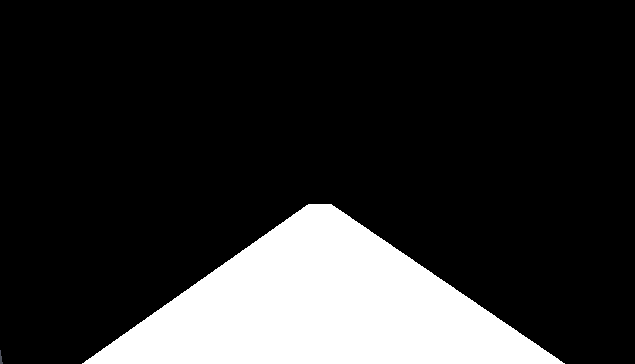
#> input picture 实验/实验2/mask.png, 635 x 364 px
$ python main.py
#> lines starting #> are read from the running program, lines starting #| are printed output that depends on the picture; after the words box and inside, x2 and y2 are one past the last pixel; in counts of white or black regions, pixels touching at a corner belong together
### 实验/实验2/image.py
import numpy as np
import cv2
import math


# 卷积函数
def convolution(image, kernel, average=False):
    image_row, image_col = image.shape
    kernel_row, kernel_col = kernel.shape
    output = np.zeros(image.shape)
    pad_height = int((kernel_row - 1) / 2)
    pad_width = int((kernel_col - 1) / 2)
    padded_image = np.zeros((image_row + (2 * pad_height), image_col + (2 * pad_width)))
    padded_image[pad_height:padded_image.shape[0] - pad_height, pad_width:padded_image.shape[1] - pad_width] = image
    for row in range(image_row):
        for col in range(image_col):
            output[row, col] = np.sum(kernel * padded_image[row:row + kernel_row, col:col + kernel_col])
            if average:
                output[row, col] /= kernel.shape[0] * kernel.shape[1]
    return output


def dnorm(x, mu, sd):
    return 1 / (np.sqrt(2 * np.pi) * sd) * np.e ** (-np.power((x - mu) / sd, 2) / 2)


def gaussian_blur(image, size):
    sigma = math.sqrt(size)
    # 获取高斯滤波核
    kernel_1D = np.linspace(-(size // 2), size // 2, size)
    for i in range(size):
        kernel_1D[i] = dnorm(kernel_1D[i], 0, sigma)
    kernel = np.outer(kernel_1D.T, kernel_1D.T)
    kernel *= 1.0 / kernel.max()
    return convolution(image, kernel, average=True)


# 通过Sobel检测获取梯度赋值及方向
def sobel_detect(image):
    kernel = np.array([[-1, 0, 1], [-2, 0, 2], [-1, 0, 1]])
    Gx = convolution(image, kernel)
    Gy = convolution(image, np.flip(kernel.T, axis=0))

    gradient_magnitude = np.sqrt(np.square(Gx) + np.square(Gy))
    gradient_magnitude *= 255.0 / gradient_magnitude.max()
    gradient_direction = np.arctan2(Gy, Gx)
    gradient_direction = np.rad2deg(gradient_direction)
    gradient_direction += 180

    return gradient_magnitude, gradient_direction

# 非极大值抑制
def non_max_suppression(gradient_magnitude, gradient_direction):
    image_row, image_col = gradient_magnitude.shape

    output = np.zeros(gradient_magnitude.shape)

    PI = 180

    for row in range(1, image_row - 1):
        for col in range(1, image_col - 1):
            direction = gradient_direction[row, col]

            # (0 - PI/8 and 15PI/8 - 2PI)
            if (0 <= direction < PI / 8) or (15 * PI / 8 <= direction <= 2 * PI):
                before_pixel = gradient_magnitude[row, col - 1]
                after_pixel = gradient_magnitude[row, col + 1]

            elif (PI / 8 <= direction < 3 * PI / 8) or (9 * PI / 8 <= direction < 11 * PI / 8):
                before_pixel = gradient_magnitude[row + 1, col - 1]
                after_pixel = gradient_magnitude[row - 1, col + 1]

            elif (3 * PI / 8 <= direction < 5 * PI / 8) or (11 * PI / 8 <= direction < 13 * PI / 8):
                before_pixel = gradient_magnitude[row - 1, col]
                after_pixel = gradient_magnitude[row + 1, col]

            else:
                before_pixel = gradient_magnitude[row - 1, col - 1]
                after_pixel = gradient_magnitude[row + 1, col + 1]

            if gradient_magnitude[row, col] >= before_pixel and gradient_magnitude[row, col] >= after_pixel:
                output[row, col] = gradient_magnitude[row, col]

    return output


def threshold(image, low, high, weak):
    output = np.zeros(image.shape)

    strong = 255

    strong_row, strong_col = np.where(image >= high)
    weak_row, weak_col = np.where((image <= high) & (image >= low))

    output[strong_row, strong_col] = strong
    output[weak_row, weak_col] = weak

    return output


def hysteresis(image, weak):
    image_row, image_col = image.shape

    top_to_bottom = image.copy()

    for row in range(1, image_row):
        for col in range(1, image_col):
            if top_to_bottom[row, col] == weak:
                if top_to_bottom[row, col + 1] == 255 or top_to_bottom[row, col - 1] == 255 or top_to_bottom[
                        row - 1, col] == 255 or top_to_bottom[
                        row + 1, col] == 255 or top_to_bottom[
                        row - 1, col - 1] == 255 or top_to_bottom[row + 1, col - 1] == 255 or top_to_bottom[
                        row - 1, col + 1] == 255 or top_to_bottom[
                        row + 1, col + 1] == 255:
                    top_to_bottom[row, col] = 255
                else:
                    top_to_bottom[row, col] = 0

    bottom_to_top = image.copy()

    for row in range(image_row - 1, 0, -1):
        for col in range(image_col - 1, 0, -1):
            if bottom_to_top[row, col] == weak:
                if bottom_to_top[row, col + 1] == 255 or bottom_to_top[row, col - 1] == 255 or bottom_to_top[
                        row - 1, col] == 255 or bottom_to_top[
                        row + 1, col] == 255 or bottom_to_top[
                        row - 1, col - 1] == 255 or bottom_to_top[row + 1, col - 1] == 255 or bottom_to_top[
                        row - 1, col + 1] == 255 or bottom_to_top[
                        row + 1, col + 1] == 255:
                    bottom_to_top[row, col] = 255
                else:
                    bottom_to_top[row, col] = 0

    right_to_left = image.copy()

    for row in range(1, image_row):
        for col in range(image_col - 1, 0, -1):
            if right_to_left[row, col] == weak:
                if right_to_left[row, col + 1] == 255 or right_to_left[row, col - 1] == 255 or right_to_left[
                        row - 1, col] == 255 or right_to_left[
                        row + 1, col] == 255 or right_to_left[
                        row - 1, col - 1] == 255 or right_to_left[row + 1, col - 1] == 255 or right_to_left[
                        row - 1, col + 1] == 255 or right_to_left[
                        row + 1, col + 1] == 255:
                    right_to_left[row, col] = 255
                else:
                    right_to_left[row, col] = 0

    left_to_right = image.copy()

    for row in range(image_row - 1, 0, -1):
        for col in range(1, image_col):
            if left_to_right[row, col] == weak:
                if left_to_right[row, col + 1] == 255 or left_to_right[row, col - 1] == 255 or left_to_right[
                        row - 1, col] == 255 or left_to_right[
                        row + 1, col] == 255 or left_to_right[
                        row - 1, col - 1] == 255 or left_to_right[row + 1, col - 1] == 255 or left_to_right[
                        row - 1, col + 1] == 255 or left_to_right[
                        row + 1, col + 1] == 255:
                    left_to_right[row, col] = 255
                else:
                    left_to_right[row, col] = 0

    final_image = top_to_bottom + bottom_to_top + right_to_left + left_to_right

    final_image[final_image > 255] = 255

    return final_image


def canny(image):
    gradient_magnitude, gradient_direction = sobel_detect(image)
    image = non_max_suppression(gradient_magnitude, gradient_direction)
    weak = 50
    image = threshold(image, 5, 20, weak=weak)
    new_image = hysteresis(image, weak)
    return new_image

# 生成mask掩膜，输入为宽、高，读取mask.png实现
def generate_mask(w, h):
#> called with w = 640, h = 368
    mask_img = cv2.imread('mask.png', cv2.IMREAD_GRAYSCALE)
#> mask_img: shape (364, 635); min 0, max 255, mean 44.8
    mask_img = cv2.resize(mask_img, (w, h))
#> mask_img: shape (368, 640)
    _, mask = cv2.threshold(mask_img, 128, 255, cv2.THRESH_BINARY)
#> mask: shape (368, 640); 17.5% white; 1 white region, box (x1, y1, x2, y2) and area: (83, 206, 569, 368) 41213
    return mask


def ROI(image, mask):
    masked = cv2.bitwise_and(image, image, mask=mask)
    return masked

# Hough直线检测
def lines_detector_hough(edge, ThetaDim=None, DistStep=None, threshold=None, halfThetaWindowSize=2,
                         halfDistWindowSize=None):
    row, col = edge.shape
    if ThetaDim is None:
        ThetaDim = 90
    if DistStep is None:
        DistStep = 1
    # 计算距离分段数量
    MaxDist = np.sqrt(row ** 2 + col ** 2)
    DistDim = int(np.ceil(MaxDist / DistStep))
    if halfDistWindowSize is None:
        halfDistWindowSize = int(DistDim / 50)
    # 建立投票
    accumulator = np.zeros((ThetaDim, DistDim))  # theta的范围是[0,pi). 在这里将[0,pi)进行了线性映射.类似的,也对Dist轴进行了线性映射
    #
    sinTheta = [np.sin(t * np.pi / ThetaDim) for t in range(ThetaDim)]
    cosTheta = [np.cos(t * np.pi / ThetaDim) for t in range(ThetaDim)]
    # 计算距离（rho）
    for i in range(row):
        for j in range(col):
            if not edge[i, j] == 0:
                for k in range(ThetaDim):
                    accumulator[k][int(round((i * cosTheta[k] + j * sinTheta[k]) * DistDim / MaxDist))] += 1
    M = accumulator.max()
    # ---------------------------------------
    # 非极大抑制
    if threshold is None:
        threshold = int(M * 1.369 / 10)
    result = np.array(np.where(accumulator > threshold))  # 阈值化
    # 获得对应的索引值
    temp = [[], []]
    for i in range(result.shape[1]):
        eight_neiborhood = accumulator[
                           max(0, result[0, i] - halfThetaWindowSize + 1):min(result[0, i] + halfThetaWindowSize,
                                                                              accumulator.shape[0]),
                           max(0, result[1, i] - halfDistWindowSize + 1):min(result[1, i] + halfDistWindowSize,
                                                                             accumulator.shape[1])]
        if (accumulator[result[0, i], result[1, i]] >= eight_neiborhood).all():
            temp[0].append(result[0, i])
            temp[1].append(result[1, i])
    # 记录原图所检测的坐标点（x,y）
    result_temp = np.array(temp)
    # -------------------------------------------------------------
    result = result_temp.astype(np.float64)
    result[0] = result[0] * np.pi / ThetaDim
    result[1] = result[1] * MaxDist / DistDim
    return result, result_temp

# 画线
def drawLines(lines, image, mask, color=(0, 255, 255), err=3):
    result = image
    Cos = np.cos(lines[0])
    Sin = np.sin(lines[0])
    for i in range(result.shape[0]):
        for j in range(result.shape[1]):
            e = np.abs(lines[1] - i * Cos - j * Sin)
            if (e < err).any() and mask[i, j]:
                result[i, j] = color
    return result


def process_image(image, mask):
    # 灰度转换
    gray = cv2.cvtColor(image, cv2.COLOR_RGB2GRAY)
    # 滤波去噪
    blurred_image = gaussian_blur(gray, 3)
    blurred_image = np.uint8(blurred_image)
    # Canny边缘检测
    edges = canny(blurred_image)
    # 提取ROI
    masked_edge = ROI(edges, mask)
    # 二值化
    _, edge = cv2.threshold(masked_edge, 128, 255, cv2.THRESH_BINARY)
    # Hough直线检测
    lines, _ = lines_detector_hough(edge)
    # 画线，得到结果
    result = drawLines(lines, image, mask)
    return result

# [6 lines of commented-out code are left out]

### 实验/实验2/main.py
import cv2
from image import process_image, generate_mask

input_file = 'input.mp4'
output_file = 'output2.mp4'
# 打开输入视频文件
input_video = cv2.VideoCapture(input_file)

# 获取输入视频的帧率和尺寸
fps = input_video.get(cv2.CAP_PROP_FPS)
width = int(input_video.get(cv2.CAP_PROP_FRAME_WIDTH))
height = int(input_video.get(cv2.CAP_PROP_FRAME_HEIGHT))

# 创建输出视频编写器
fourcc = cv2.VideoWriter_fourcc(*'mp4v')
output_video = cv2.VideoWriter(output_file, fourcc, fps, (width, height))

mask = generate_mask(w=width, h=height)

# 逐帧处理和写入输出视频
while True:
    # 读取下一帧
    ret, frame = input_video.read()
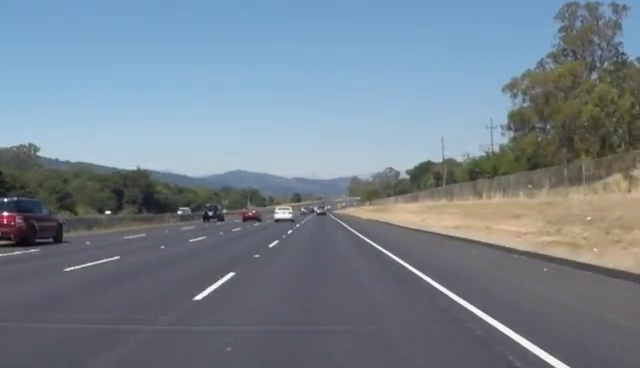
#> input picture frame 21 of 实验/实验2/input.mp4, 640 x 368 px
#> frame is the input picture: shape (368, 640, 3); mean B, G, R 142.4, 130.7, 117.7

    # 如果读取失败，则到达视频的末尾
    if not ret:
        break

    # 对帧进行处理
    processed_frame = process_image(frame, mask)
#> after the loop in non_max_suppression, `for row in range(1, image_row - 1):`:
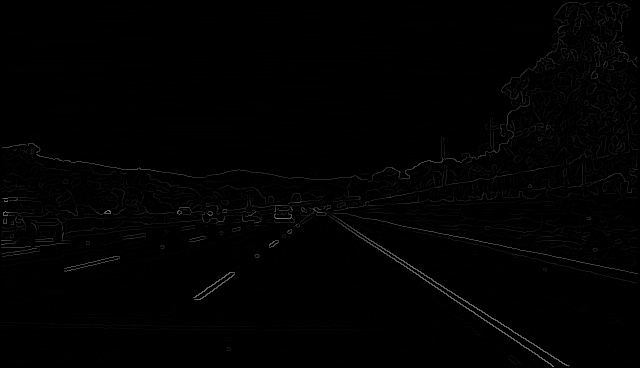
#> output: shape (368, 640) float64; min 0, max 126.2, mean 2
#> in threshold, `strong_row, strong_col = np.where(image >= high)`: strong_row = 5575 values from 2 to 366; strong_col = 5575 values, max 637 at index 631, min 1 at index 4123, mean 363.6
#> in threshold, `weak_row, weak_col = np.where((image <= high) & (image >= low))`: weak_row = 10954 values from 3 to 364; weak_col = 10954 values, max 637 at index 2189, min 1 at index 9568, mean 404.7
#> after the loop in hysteresis, `for row in range(1, image_row):`:
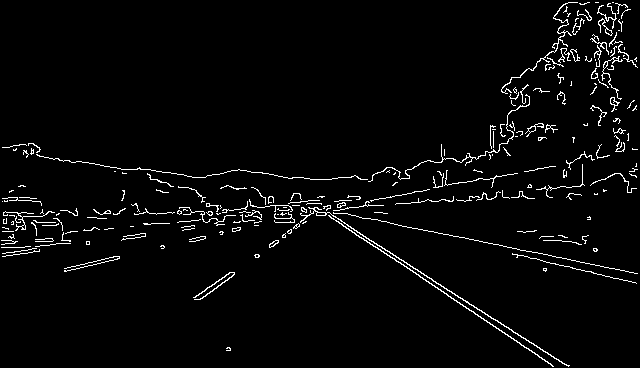
#> top_to_bottom: shape (368, 640) float64; 3.1% white in thin lines or dots
#> after the loop in hysteresis, `for row in range(image_row - 1, 0, -1):`:
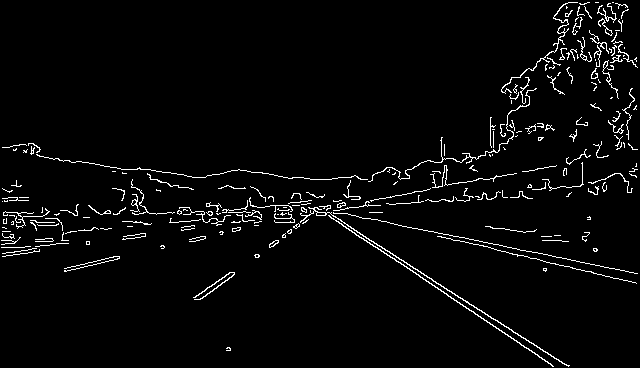
#> bottom_to_top: shape (368, 640) float64; 3.2% white in thin lines or dots
#> after the loop in hysteresis, `for row in range(1, image_row):`: right_to_left: shape (368, 640) float64; 3.1% white in thin lines or dots
#> after the loop in hysteresis, `for row in range(image_row - 1, 0, -1):`:
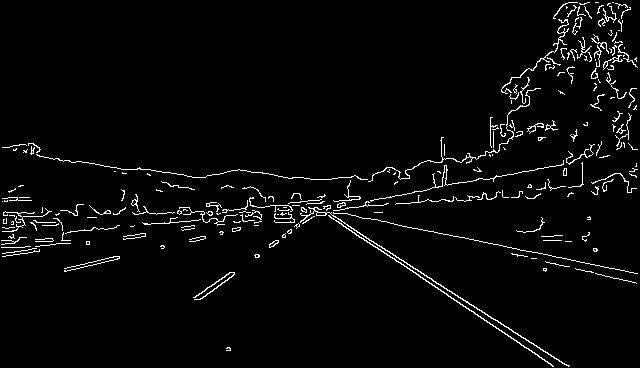
#> left_to_right: shape (368, 640) float64; 3.2% white in thin lines or dots
#> in hysteresis, `final_image[final_image > 255] = 255`: final_image: shape (368, 640) float64; 3.8% white in thin lines or dots
#> in ROI, `masked = cv2.bitwise_and(image, image, mask=mask)`: masked: shape (368, 640) float64; 0.48% white in thin lines or dots, all inside (x1, y1, x2, y2) = (193, 206, 563, 367)
#> after the loop in lines_detector_hough, `for i in range(row):`:
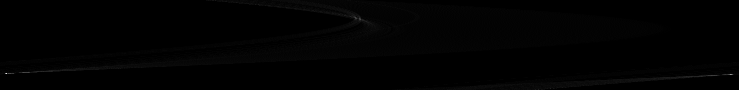
#> accumulator: shape (90, 739) float64; min 0, max 227, mean 1.5
#> in drawLines, `Cos = np.cos(lines[0])`: Cos = [0.829, 0.788, -0.788, -0.809, -0.829, -0.848, -0.866]
#> in drawLines, `Sin = np.sin(lines[0])`: Sin = [0.559, 0.616, 0.616, 0.588, 0.559, 0.53, 0.5]
#> after the loop in drawLines, `for i in range(result.shape[0]):`:
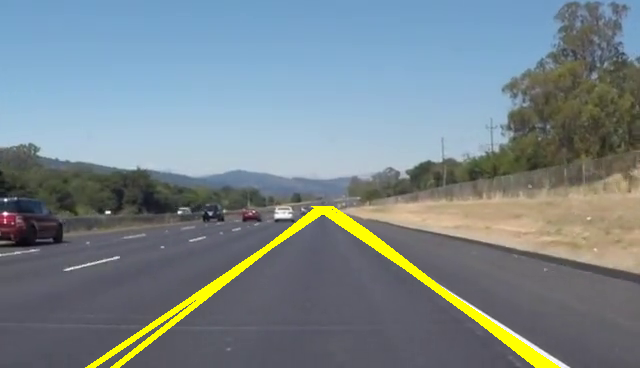
#> result: shape (368, 640, 3); 2.42% of pixels changed, all inside (x1, y1, x2, y2) = (85, 206, 561, 368)

    # 写入输出视频
    output_video.write(processed_frame)

    # 显示处理后的帧（可选）
    cv2.imshow('Processed Frame', processed_frame)

    # 按下'q'键退出循环
    if cv2.waitKey(1) & 0xFF == ord('q'):
#> (key q is pressed here)
        break

# 释放视频对象
input_video.release()
output_video.release()

# 关闭所有窗口
cv2.destroyAllWindows()
